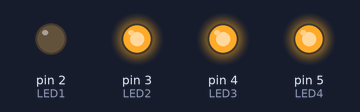
This sketch was run on a simulated Arduino Uno, built with avr-gcc and run on an emulated ATmega328P. On the bench: output pins drawn as LEDs (lit = HIGH).

Above: at 0.1 s.
At 0.7 s:
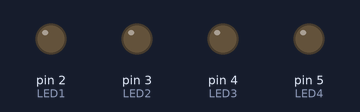
At 1.1 s:
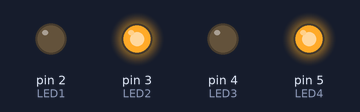
At 1.5 s:
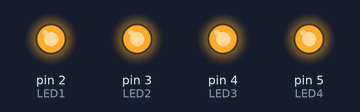
At 2.5 s:
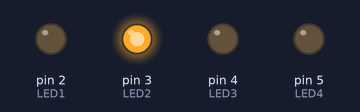
At 3.5 s:
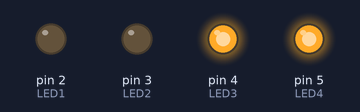
Timing chart, 0 to 3.8 s (numbered marks = the images above):
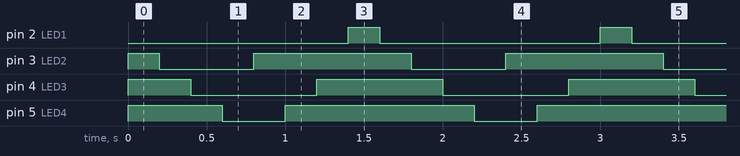

Measured:
- by itself, pin 2 (LED1): alternates HIGH for 0.20 s and LOW for 1.4 s
- by itself, pin 3 (LED2): alternates HIGH for 1.0 s and LOW for 0.60 s
- by itself, pin 4 (LED3): alternates HIGH for 0.80 s and LOW for 0.80 s
- by itself, pin 5 (LED4): alternates HIGH for 1.2 s and LOW for 0.40 s

The sketch:

first.ino
```cpp
// Author: Lam
// Date: 26/6
// Description: First Arduino program


#define OFF HIGH
#define ON LOW
#define LED1 2
#define LED2 3
#define LED3 4
#define LED4 5
void setup() {
  // put your setup code here, to run once:
pinMode(LED1, OUTPUT);
pinMode(LED2, OUTPUT);
pinMode(LED3, OUTPUT);
pinMode(LED4, OUTPUT);
digitalWrite(LED1, OFF);
digitalWrite(LED2, OFF);
digitalWrite(LED3, OFF);
digitalWrite(LED4, OFF);
}
void loop() {
  // put your main code here, to run repeatedly:
  digitalWrite(LED1, ON);
  delay(200);
  digitalWrite(LED2, ON);
  delay(200);
  digitalWrite(LED3, ON);
  delay(200);
  digitalWrite(LED4, ON);
  delay(200);
  digitalWrite(LED2, OFF);
  delay(200);
  digitalWrite(LED4, OFF);
  delay(200);
  digitalWrite(LED3, OFF);
  delay(200);
  digitalWrite(LED1, OFF);
  delay(200);
}
```
